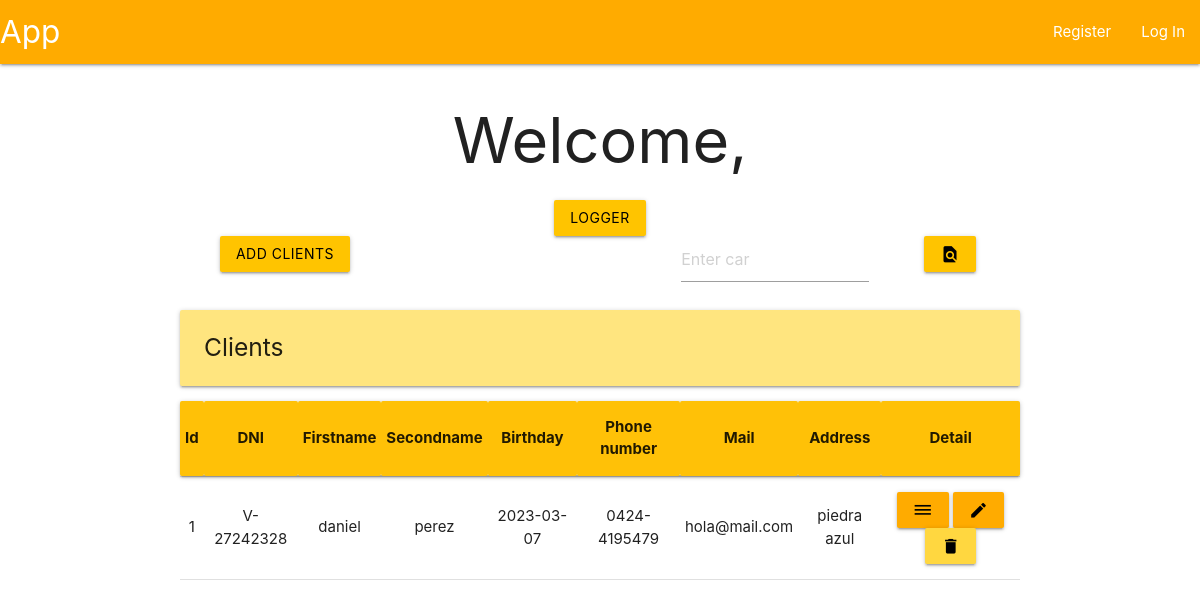
The app's page /clients, older data.
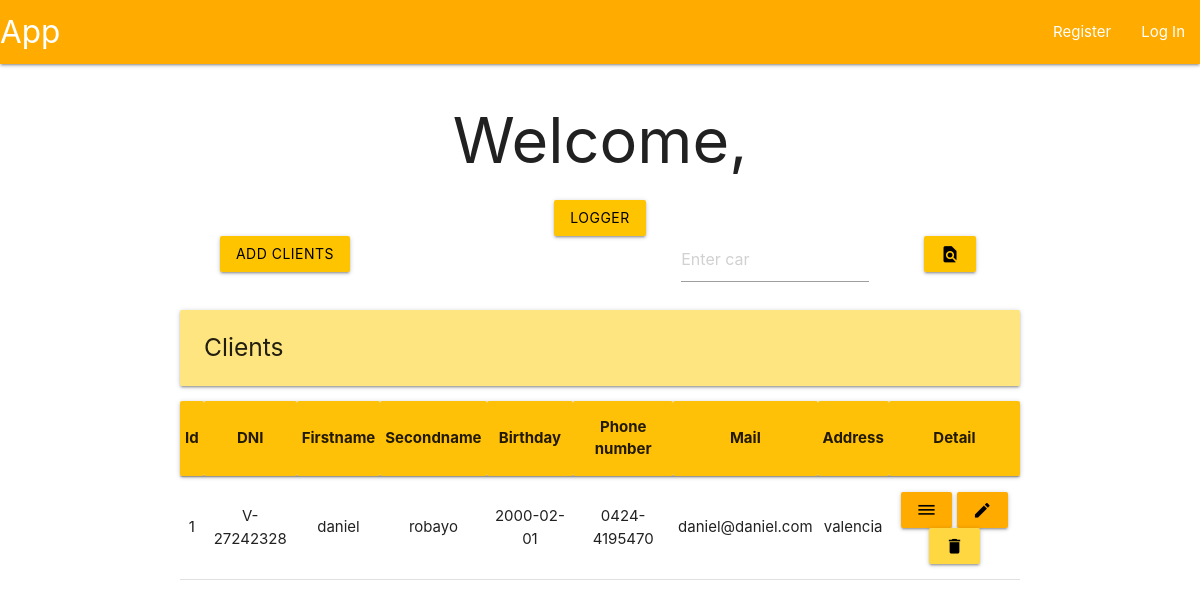
The same page, newer data.
### tables this page shows
CREATE TABLE clients (
    id INTEGER PRIMARY KEY AUTOINCREMENT,
    dni TEXT NOT NULL UNIQUE,
    firstname TEXT NOT NULL,
    secondname TEXT NOT NULL,
    birthday TEXT NOT NULL,
    tlf TEXT NOT NULL,
    mail TEXT NOT NULL,
    address TEXT NOT NULL
);

### app/clientView.py (the view, shortened to what this page needs)
@bp.route('', methods=('POST', 'GET'))
def clientView():
    db = get_db()
    flag = False
    if not flag:
        clients = db.execute('SELECT * FROM clients').fetchall()
    return render_template('index/analist/analistView.html', clients=clients)

### app/auth.py (called while the page is built)
@bp.before_app_request
def load_logged_in_user():
    user_id = session.get('user_id')
    if user_id is None:
        g.user = None
    else:
        g.user = get_db().execute(
            "SELECT * FROM user WHERE id = ?",
            (user_id,)
        ).fetchone()

### app/db.py (called while the page is built)
def get_db():
    if 'db' not in g:
        g.db = sqlite3.connect(
            current_app.config['DATABASE'],
            detect_types = sqlite3.PARSE_DECLTYPES
        )
        g.db.row_factory = sqlite3.Row
    return g.db

### app/templates/index/analist/analistView.html (shortened to what this page needs)
{% extends 'base.html' %}
{% block header %}
    <h1>{%block title %}Welcome, {{ g.user['username']}}{% endblock %}</h1>
{% endblock %}
{% block content %}
<form method="POST">
    <button class="btn amber accent-3 black-text" name="logs">logger</button>
</form>
<div class="row">
    <form method="POST">
        <div class="col s3">
            <button class="btn amber accent-3 black-text" name="add">Add clients</button>
        </div>
    </form>
    <form method="POST">
      <div class="col s3 offset-s4">
        <input placeholder="Enter car" name="find">
      </div>
      <div class="col s2">
        <button class="btn amber accent-3 black-text" type="submit" value="Find logs">
            <i class="material-icons">find_in_page</i>
        </button>
      </div>
    </form>
</div>
<div class="left-align">
    <h5 class="card-panel amber accent-1">Clients</h5>
</div>
<table class="centered">
    <thead class="card-panel amber acent-1">
        <tr>
            <th>Id</th>
            <th>DNI</th>
            <th>Firstname</th>
            <th>Secondname</th>
            <th>Birthday</th>
            <th>Phone number</th>
            <th>Mail</th>
            <th>Address</th>
            <th>Detail</th>
        </tr>
    </thead>
    <tbody>
        {% for client in clients %}
        <tr>
            <td>{{ client['id'] }}</td>
            <td>{{ client['dni'] }}</td>
            <td>{{ client['firstname'] }}</td>
            <td>{{ client['secondname'] }}</td>
            <td>{{ client['Birthday'] }}</td>
            <td>{{ client['tlf'] }}</td>
            <td>{{ client['mail'] }}</td>
            <td>{{ client['address'] }}</td>
            <td>
                <form method="POST">
                    <button class="btn amber accent-4 black-text", name="detail" value="{{ client['id'] }}">
                        <i class="material-icons">dehaze</i>
                    </button>
                    <button class="btn amber accent-4 black-text", name="modify" value="{{ client['id'] }}">
                        <i class="material-icons">edit</i>
                    </button>
                    <button class="btn amber accent-2 black-text" name="delete" value="{{ client['id'] }}">
                        <i class="material-icons">delete</i>
                    </button>
                </form>
            </td>
        </tr>
        {% endfor %}
    </tbody>
</table>
{% endblock %}

Row changes from the older to the newer data that the page shows:
changed clients "daniel": secondname "perez" → "robayo"; Birthday "2023-03-07" → "2000-02-01"; tlf "0424-4195479" → "0424-4195470"; mail "hola@mail.com" → "daniel@daniel.com"; address "piedra azul" → "valencia"
